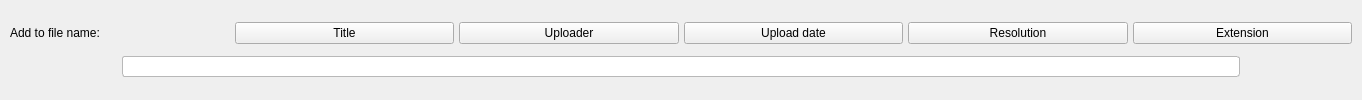
          <widget class="QWidget" name="advancedSingleTab">
           <attribute name="title">
            <string>Single</string>
           </attribute>
           <layout class="QVBoxLayout" name="verticalLayout_8">
            <property name="spacing">
             <number>0</number>
            </property>
            <property name="leftMargin">
             <number>10</number>
            </property>
            <property name="topMargin">
             <number>10</number>
            </property>
            <property name="rightMargin">
             <number>10</number>
            </property>
            <property name="bottomMargin">
             <number>10</number>
            </property>
            <item>
             <layout class="QHBoxLayout" name="horizontalLayout_12" stretch="1,1,1,1,1,1">
              <property name="spacing">
               <number>5</number>
              </property>
              <property name="topMargin">
               <number>0</number>
              </property>
              <item>
               <widget class="QLabel" name="label_2">
                <property name="text">
                 <string>Add to file name:</string>
                </property>
                <property name="alignment">
                 <set>Qt::AlignmentFlag::AlignLeading|Qt::AlignmentFlag::AlignLeft|Qt::AlignmentFlag::AlignVCenter</set>
                </property>
               </widget>
              </item>
              <item>
               <widget class="QPushButton" name="addTitleButton">
                <property name="text">
                 <string>Title</string>
                </property>
               </widget>
              </item>
              <item>
               <widget class="QPushButton" name="addUploaderButton">
                <property name="text">
                 <string>Uploader</string>
                </property>
               </widget>
              </item>
              <item>
               <widget class="QPushButton" name="addUploadDateButton">
                <property name="text">
                 <string>Upload date</string>
                </property>
               </widget>
              </item>
              <item>
               <widget class="QPushButton" name="addResolutionButton">
                <property name="text">
                 <string>Resolution</string>
                </property>
               </widget>
              </item>
              <item>
               <widget class="QPushButton" name="addExtensionButton">
                <property name="text">
                 <string>Extension</string>
                </property>
               </widget>
              </item>
             </layout>
            </item>
            <item>
             <layout class="QHBoxLayout" name="horizontalLayout_10" stretch="1,10,1">
              <property name="spacing">
               <number>0</number>
              </property>
              <item>
               <spacer name="horizontalSpacer_20">
                <property name="orientation">
                 <enum>Qt::Orientation::Horizontal</enum>
                </property>
                <property name="sizeHint" stdset="0">
                 <size>
                  <width>543</width>
                  <height>20</height>
                 </size>
                </property>
               </spacer>
              </item>
              <item>
               <widget class="QTextEdit" name="advancedFileNameInput">
                <property name="sizePolicy">
                 <sizepolicy hsizetype="Minimum" vsizetype="Minimum">
                  <horstretch>0</horstretch>
                  <verstretch>0</verstretch>
                 </sizepolicy>
                </property>
                <property name="maximumSize">
                 <size>
                  <width>16777215</width>
                  <height>21</height>
                 </size>
                </property>
                <property name="cursor" stdset="0">
                 <cursorShape>IBeamCursor</cursorShape>
                </property>
                <property name="autoFillBackground">
                 <bool>false</bool>
                </property>
                <property name="styleSheet">
                 <string notr="true">QTextEdit {
    background-color: palette(base);
    color: palette(text);
    border: 1px solid palette(mid);
    border-radius: 3px;
}

QTextEdit:focus {
    border: 1px solid palette(highlight);
}</string>
                </property>
                <property name="inputMethodHints">
                 <set>Qt::InputMethodHint::ImhNone</set>
                </property>
                <property name="frameShadow">
                 <enum>QFrame::Shadow::Sunken</enum>
                </property>
                <property name="verticalScrollBarPolicy">
                 <enum>Qt::ScrollBarPolicy::ScrollBarAlwaysOff</enum>
                </property>
                <property name="horizontalScrollBarPolicy">
                 <enum>Qt::ScrollBarPolicy::ScrollBarAlwaysOff</enum>
                </property>
                <property name="lineWrapMode">
                 <enum>QTextEdit::LineWrapMode::NoWrap</enum>
                </property>
                <property name="acceptRichText">
                 <bool>false</bool>
                </property>
               </widget>
              </item>
              <item>
               <spacer name="horizontalSpacer_21">
                <property name="orientation">
                 <enum>Qt::Orientation::Horizontal</enum>
                </property>
                <property name="sizeHint" stdset="0">
                 <size>
                  <width>543</width>
                  <height>20</height>
                 </size>
                </property>
               </spacer>
              </item>
             </layout>
            </item>
           </layout>
          </widget>
